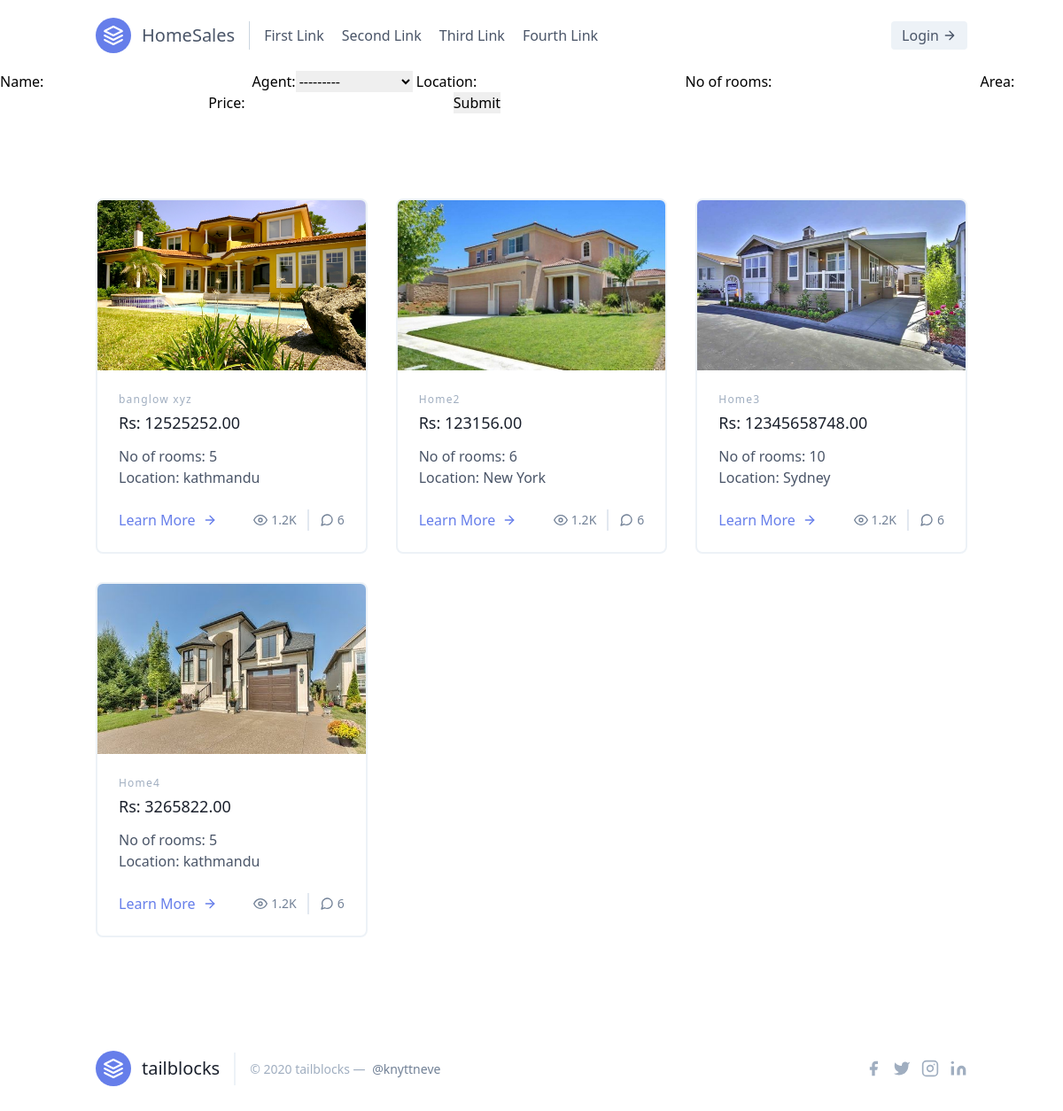
Screenshot of /all-homes/ with the database file from the repository.
### sales/models.py (models this page shows, shortened)
class Home(models.Model):
    agent = models.ForeignKey(Agent, on_delete = models.CASCADE)
    name = models.CharField(max_length = 100, default = '')
    location = models.CharField(max_length = 100, default = '')
    no_of_rooms = models.IntegerField(default=0)
    area = models.DecimalField(default=0, decimal_places=4, max_digits=19)
    price = models.DecimalField(default = 0, decimal_places=2, max_digits=19)
    image1 = models.ImageField(upload_to = "gallery", blank = False)
    image2 = models.ImageField(upload_to = "gallery", blank = True)
    image3 = models.ImageField(upload_to = "gallery", blank = True)

### sales/views.py (the view)
# urls.py: path('all-homes/',views.allHomes, name='all-homes'),
def allHomes(request):
    f = HomeFilter(request.GET, queryset = Home.objects.all())
    homes = Home.objects.all()
    return render(request, 'sales/houses.html',{
        'homes':homes,
        'filter': f
    })

### sales/models.py (called while the page is built)
    def __str__(self):
        return self.fname +' '+ self.lname

### sales/templates/sales/houses.html (shortened to what this page needs)
{% extends 'sales/base.html' %}
{% load crispy_forms_tags %}
{% load static %}
{% block content %}
    <form method="get">
        {{ filter.form }}
        <input type="submit" />
    </form>
<section class="text-gray-700 body-font">
    <div class="container px-5 py-24 mx-auto">
      <div class="flex flex-wrap -m-4">
        {% for home in filter.qs %}
        <div class="p-4 md:w-1/3">
          <div class="h-full border-2 border-gray-200 rounded-lg overflow-hidden">
            <img class="lg:h-48 md:h-36 w-full object-cover object-center" src="{{ home.image1.url }}" alt="blog">
            <div class="p-6">
              <h2 class="tracking-widest text-xs title-font font-medium text-gray-500 mb-1">{{home.name}}</h2>
              <h1 class="title-font text-lg font-medium text-gray-900 mb-3">Rs: {{home.price}}</h1>
              <h3>No of rooms: {{home.no_of_rooms}}</h3>
              <h3>Location: {{home.location}}</h3>
              <br>
              <div class="flex items-center flex-wrap ">
                <a class="text-indigo-500 inline-flex items-center md:mb-2 lg:mb-0" href="{% url 'home-details' home.id %}">Learn More
                  <svg class="w-4 h-4 ml-2" viewBox="0 0 24 24" stroke="currentColor" stroke-width="2" fill="none" stroke-linecap="round" stroke-linejoin="round">
                    <path d="M5 12h14"></path>
                    <path d="M12 5l7 7-7 7"></path>
                  </svg>
                </a>
                <span class="text-gray-600 mr-3 inline-flex items-center lg:ml-auto md:ml-0 ml-auto leading-none text-sm pr-3 py-1 border-r-2 border-gray-300">
                  <svg class="w-4 h-4 mr-1" stroke="currentColor" stroke-width="2" fill="none" stroke-linecap="round" stroke-linejoin="round" viewBox="0 0 24 24">
                    <path d="M1 12s4-8 11-8 11 8 11 8-4 8-11 8-11-8-11-8z"></path>
                    <circle cx="12" cy="12" r="3"></circle>
                  </svg>1.2K
                </span>
                <span class="text-gray-600 inline-flex items-center leading-none text-sm">
                  6
                </span>
              </div>
            </div>
          </div>
        </div>
        {% endfor %}
      </div>
    </div>
  </section>
{% endblock %}

### rows the page displays
Home: image1 (picture), name "banglow xyz", price "12525252.00", no_of_rooms "5", location "kathmandu"
Home: image1 (picture), name "Home2", price "123156.00", no_of_rooms "6", location "New York"
Home: image1 (picture), name "Home3", price "12345658748.00", no_of_rooms "10", location "Sydney"
Home: image1 (picture), name "Home4", price "3265822.00", no_of_rooms "5", location "kathmandu"
